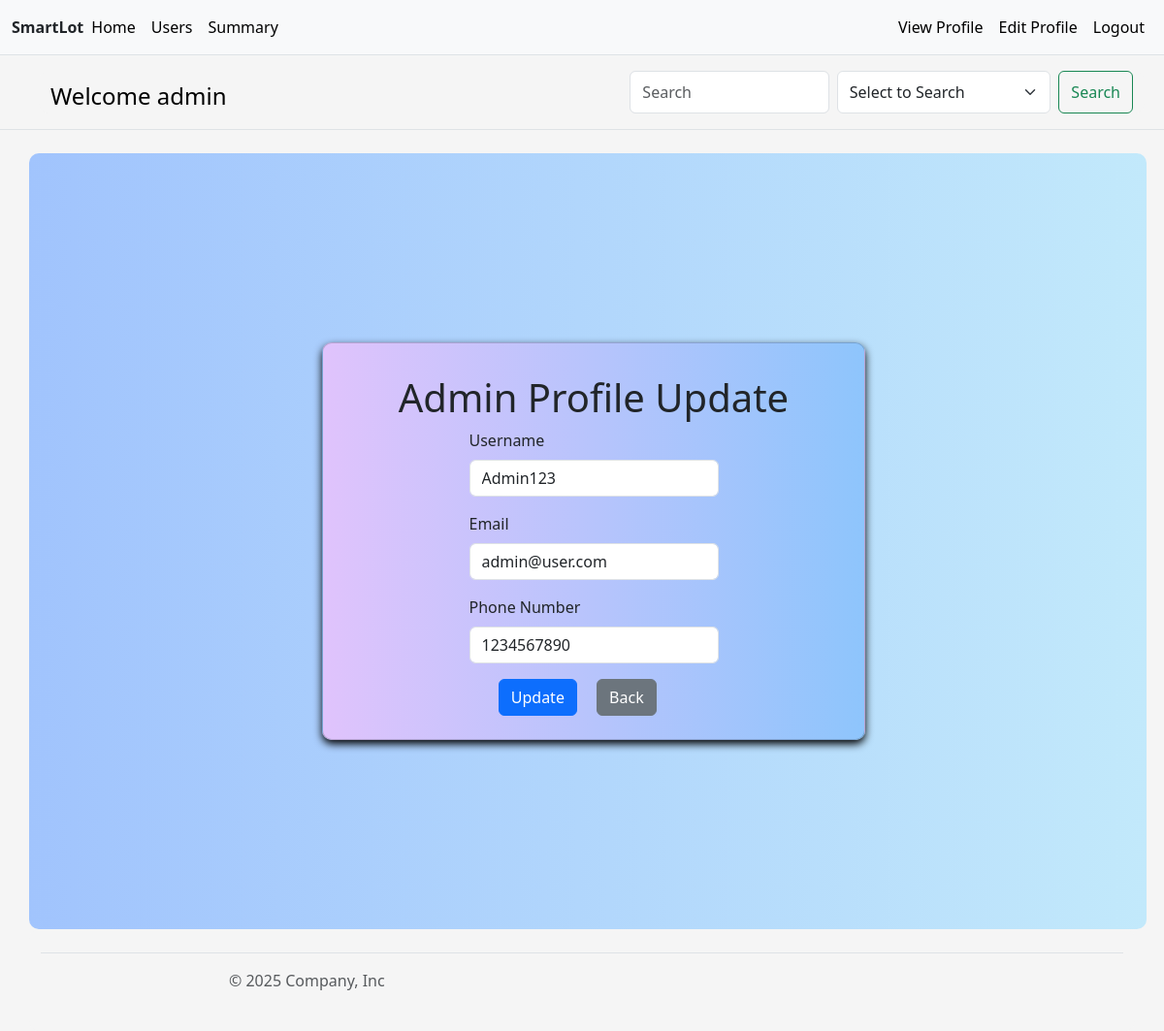
The app's page /admin_view_profile (signed in) with its own data.
### application/models.py (models this page shows, shortened)
class User(db.Model):
    __tablename__ = 'user'
    user_id = db.Column(db.Integer, primary_key=True, autoincrement=True)
    username = db.Column(db.String(), nullable=False, unique=True)
    email = db.Column(db.String(), nullable=False, unique=True)
    hpassword = db.Column(db.String(), nullable=False)
    address = db.Column(db.String(), nullable=False)
    pincode = db.Column(db.Integer, nullable=False)
    phone_number = db.Column(db.Integer, nullable=False, unique=True)
    type = db.Column(db.String(), nullable=False, default='user')
    reservations = db.relationship('Reservation', backref='user', lazy=True, foreign_keys='Reservation.user_id')
    @property
    def password(self):
        raise AttributeError('password is not a readable attribute')

### application/controllers.py (the view)
    @app.route("/admin_view_profile", methods=['GET', 'POST'])
    @admin_login_required
    def admin_view_profile():
        user = User.query.get(session.get('user_id'))
        if request.method == 'POST':
            if request.form.get("action") == "update":
                return redirect(url_for('admin_profile_update'))
            elif request.form.get("action") == "cancel":
                return redirect(url_for('admin'))
        return render_template("admin_view_profile.html", user=user)

### application/controllers.py (called while the page is built)
def admin_login_required(f):
    @wraps(f)
    def inner_function(*args, **kwargs):
        if 'user_id' not in session:
            flash('You need to login first', 'danger')
            return redirect(url_for('login'))
        user = User.query.get(session['user_id'])
        if not user.type=="admin":
            flash('You are not authorized to view this page.')
            return redirect(url_for('index'))
        return f(*args, **kwargs)
    return inner_function

### templates/admin_view_profile.html (shortened to what this page needs)
{% extends 'layout.html' %}
{% block content %}
<div class="container d-flex justify-content-center align-items-center" style="min-height: 100vh;width: 100%;width: 100vw;display: flex;justify-content: center;align-items: center;">
  <div class="card p-4" style="width: 100%; max-width: 560px;border-radius: 10px;">
    <h1 class="my-2">Admin Profile Update</h1>
    <form method="post" class="custom">
      <div class="mb-3">
        <label for="username" class="form-label">Username</label>
        <input id="username" class="form-control" type="text" value="{{user.username}}" readonly>
      </div>
      <div class="mb-3">
        <label for="email" class="form-label">Email</label>
        <input id="email" class="form-control" type="text" value="{{user.email}}" readonly>
      </div>
      <div class="mb-3">
        <label for="p_no" class="form-label">Phone Number</label>
        <input id="p_no" class="form-control" type="text" value="{{user.phone_number}}" readonly>
      </div>
      <div class="col-md-5">
        <a href="/admin_profile_update"><button type="submit" name="action" value="update" class="btn btn-primary mx-2">Update</button></a>
        <a href="/admin"><button type="submit" name="action" value="cancel" class="btn btn-secondary mx-2">Back</button>
      </div>
    </form>
  </div>
</div>
{% endblock %}

### templates/header.html (shortened to what this page needs)
<nav class="py-2 bg-body-tertiary border-bottom">
    <div class="container-fluid d-flex flex-wrap">
        <a class="navbar-brand mt-2" href="/"><strong class="mt-5">SmartLot</strong></a>
        <ul class="nav me-auto">
            {%if user%}
                {%if user.type=='admin'%}
                    <li class="nav-item">
                        <a href="/admin" class="nav-link link-body-emphasis px-2 active" aria-current="page">
                            Home
                        </a>
                    </li>
                    <li class="nav-item">
                        <a href="/admin_users" class="nav-link link-body-emphasis px-2">
                            Users
                        </a>
                    </li>
                    <li class="nav-item">
                        <a href="/admin_summary" class="nav-link link-body-emphasis px-2">
                            Summary
                        </a>
                    </li>
        </ul>
        <ul class="nav">
            <li class="nav-item">
                <a href="/admin_view_profile" class="nav-link link-body-emphasis px-2">
                    View Profile
                </a>
                <li class="nav-item">
                <a href="/admin_profile_update" class="nav-link link-body-emphasis px-2">
                    Edit Profile
                </a>
            </li>
            <li class="nav-item">
                <a href="/logout" class="nav-link link-body-emphasis px-2">
                    Logout
                </a>
            </li>
        </ul>
        {%endif%}
    {%endif%}
    </div>
</nav>
{%if user%}
<header class="py-3 mb-4 border-bottom">
    <div class="container d-flex flex-wrap justify-content-center" style="margin-left: 40px;background: #F5F5F5 !important;">
        {%if user.type == 'admin'%}
        <a href="/admin" class="d-flex align-items-center mb-3 mb-lg-0 me-lg-auto link-body-emphasis text-decoration-none">
                <span class="fs-4 mt-2">Welcome {{user.type}}</span>
        </a>
        <ion-icon size="large" style="margin-top:5px;padding-right:5px" name="search-circle-outline"></ion-icon>
        <form class="d-flex" action="/admin_search_results">
            <input class="form-control me-2" type="search" placeholder="Search" aria-label="Search" name="search"/>
            <select class="form-select me-2" aria-label="Default select example" name="key">
                <option selected>Select to Search</option>
            </select>
            <input class="btn btn-outline-success" type="submit" value="Search">
        </form>
    </div>
    {%endif%}
</header>
{%endif%}

### templates/layout.html (style rules this page uses)
html, body { height: 100%; margin: 0; padding: 0; display: flex; flex-direction: column; }
body { background-color: #F5F5F5; }

### templates/admin_view_profile.html (style rules this page uses)
.container { background: linear-gradient(to right, #a1c4fd, #c2e9fb); border-radius: 10px; }
.card { background: linear-gradient(to right, #e0c3fc, #8ec5fc); backdrop-filter: blur(2px); border-radius: 15px; padding: 20px; box-shadow: 0 4px 8px rgba(0, 0, 0.2); }
.custom input { width: 100%; }
.custom { display: flex; flex-direction: column; align-items: center; }
h1 { margin-top: 10px; text-align: center; }

### records on screen
User: type "admin", username "Admin123", email "admin@user.com", phone_number "1234567890"
